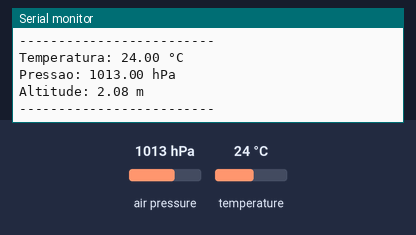
Recording of a sketch running on a simulated Arduino Uno, built with avr-gcc and run on an emulated ATmega328P. Parts: the last lines printed to the serial monitor. Inputs (shaded band) come from the test bench; at power-on: air pressure 1013 hPa, temperature 24 °C.

Above: at 1.2 s.
1.3 s: air pressure set to 952 hPa
At 2.6 s:
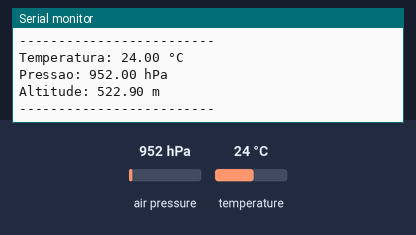
2.8 s: temperature set to 12 °C
4.3 s: air pressure set to 975 hPa
At 6.0 s:
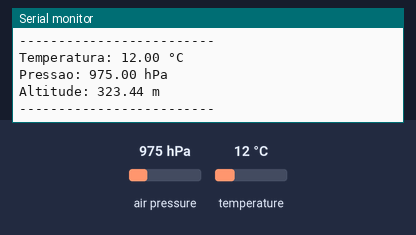
Timing chart, 0 to 7.5 s (numbered marks = the images above; inputs shaded):
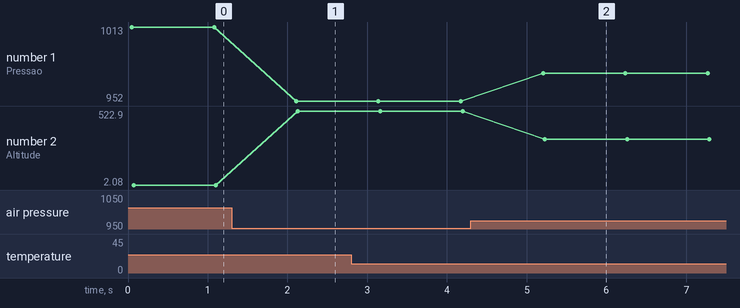

Measured:
- after the input at 1.3 s, the serial monitor: prints a new line after 0.81 s (image 1)
- after the input at 4.3 s, the serial monitor: prints a new line after 0.91 s (image 2)
- plotted number 1: 1013 → 952 after the input at 1.3 s, 952 → 975 after the input at 4.3 s
- plotted number 2: 2.08 → 522.9 after the input at 1.3 s, 522.9 → 323.44 after the input at 4.3 s

The sketch:

bmp280.ino
```cpp
#include <Wire.h>                 // Biblioteca para comunicação I2C
#include <Adafruit_BMP280.h>      // Biblioteca do BMP280


// Cria um objeto chamado "bmp" para representar o sensor
Adafruit_BMP280 bmp;


void setup() {

  // Inicia a comunicação Serial com o computador
  Serial.begin(9600);


  // Tenta inicializar o BMP280
  if (!bmp.begin(0x76)) {

    // Se não encontrar o sensor, mostra uma mensagem de erro
    Serial.println("ERRO: BMP280 nao encontrado!");
    Serial.println("Verifique as conexoes.");


    // Mantém o programa parado caso o sensor não seja encontrado
    while (1) {
      if (bmp.begin()) {
        Serial.println("BMP280 encontrado!");
        break;
      }

      Serial.println("BMP280 nao encontrado...");
      delay(1000);
      }
  }


  // Se chegou aqui, o sensor foi encontrado
  Serial.println("BMP280 encontrado!");

  // Pula uma linha
  Serial.println();
}


void loop() {

  // Lê a temperatura do BMP280
  float temperatura = bmp.readTemperature();


  // Lê a pressão em Pascal
  float pressao = bmp.readPressure();


  // Converte Pascal (Pa) para hectopascal (hPa)
  float pressao_hPa = pressao / 100.0;


  // Calcula uma altitude aproximada
  // usando 1013.25 hPa como pressão de referência
  float altitude = bmp.readAltitude(1013.25);


  // Mostra a temperatura
  Serial.print("Temperatura: ");
  Serial.print(temperatura);
  Serial.println(" °C");


  // Mostra a pressão
  Serial.print("Pressao: ");
  Serial.print(pressao_hPa);
  Serial.println(" hPa");


  // Mostra a altitude
  Serial.print("Altitude: ");
  Serial.print(altitude);
  Serial.println(" m");


  // Separador visual
  Serial.println("-------------------------");


  // Espera 1 segundo antes da próxima leitura
  delay(1000);
}
```
